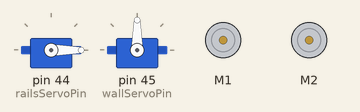
Recording of a sketch running on a simulated Arduino Mega 2560, built with avr-gcc and run on an emulated ATmega2560. On the bench: 2 × servo, 2 × DC motor (green arrow = forward, orange = backward, longer = faster).

Above: at 0.1 s.
At 8.1 s:
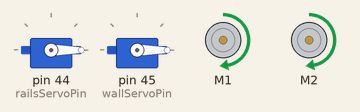
At 10.1 s:
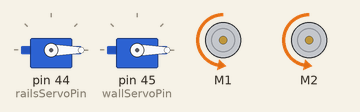
At 12.1 s:
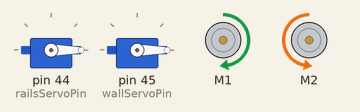
At 21.1 s:
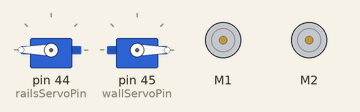
At 30.1 s:
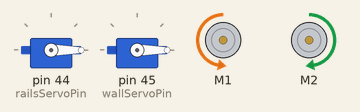
Timing chart, 0 to 40.0 s (numbered marks = the images above):
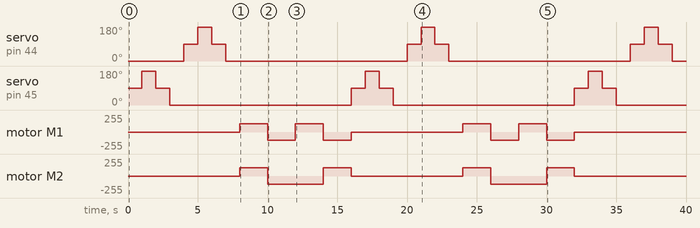

The sketch:

MegaAutonomous.ino
```cpp
#include <SoftwareSerial.h>
#include <DualVNH5019MotorShield.h>
#include <Servo.h>

SoftwareSerial mySerial(0, 1); // RX, TX

//////////////////////////
// INPUT GUIDE:         //
//   O: Output on       //
//   o: Output off      //
//   S: Wall lift Servo //
//   s: Monkey Servo    //
//   M: Motor           //
//////////////////////////

// Pins, servo/motor objects
int railsServoPin = 44;
int wallServoPin = 45;
Servo wallServo;
Servo railsServo;
DualVNH5019MotorShield motors;

void setup()
{

  pinMode(wallServoPin, OUTPUT);
  pinMode(railsServoPin, OUTPUT);

  railsServo.attach(railsServoPin);
  railsServo.write(0);

  wallServo.attach(wallServoPin);
  wallServo.write(0);

  motors.init();
}

void loop()
{

  wallServo.write(90);
  delay(1000);
  wallServo.write(180);
  delay(1000);
  wallServo.write(90);
  delay(1000);
  wallServo.write(0);
  delay(1000);

  railsServo.write(90);
  delay(1000);
  railsServo.write(180);
  delay(1000);
  railsServo.write(90);
  delay(1000);
  railsServo.write(0);
  delay(1000);

  motors.setM1Speed(200);
  motors.setM2Speed(200);
  delay(2000);
  motors.setM1Speed(-200);
  motors.setM2Speed(-200);
  delay(2000);

  motors.setM1Speed(200);
  motors.setM2Speed(-200);
  delay(2000);
  motors.setM1Speed(-200);
  motors.setM2Speed(200);
  delay(2000);

  motors.setM1Speed(0);
  motors.setM2Speed(0);

}
```

Measured:
- by itself, servo on pin 44 (railsServoPin): repeats every 16.0 s: 180° 1.0 s, 90° 1.0 s, 0° 13.0 s, 90° 1.0 s
- by itself, servo on pin 45 (wallServoPin): repeats every 16.0 s: 90° 1.0 s, 0° 13.0 s, 90° 1.0 s, 180° 1.0 s
- by itself, motor M2: stopped → forward 127/255 at 8.0 s, → backward 127/255 2.0 s later, → forward 127/255 4.0 s later, → stopped 2.0 s later, … (8 changes in this stretch)
- by itself, motor M1: stopped → forward 127/255 at 8.0 s, → backward 127/255 2.0 s later, → forward 127/255 2.0 s later, → backward 127/255 2.0 s later, … (10 changes in this stretch)
